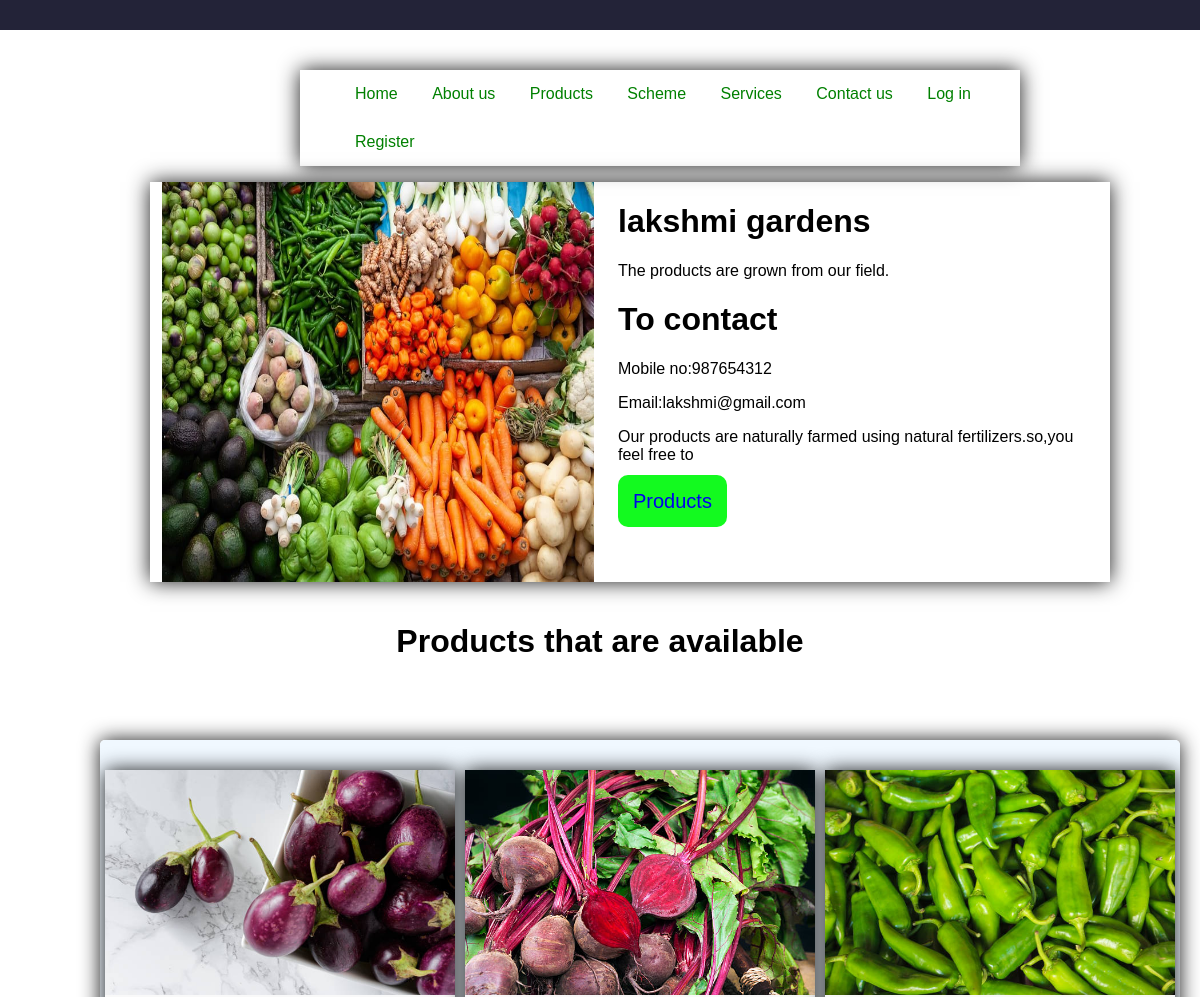
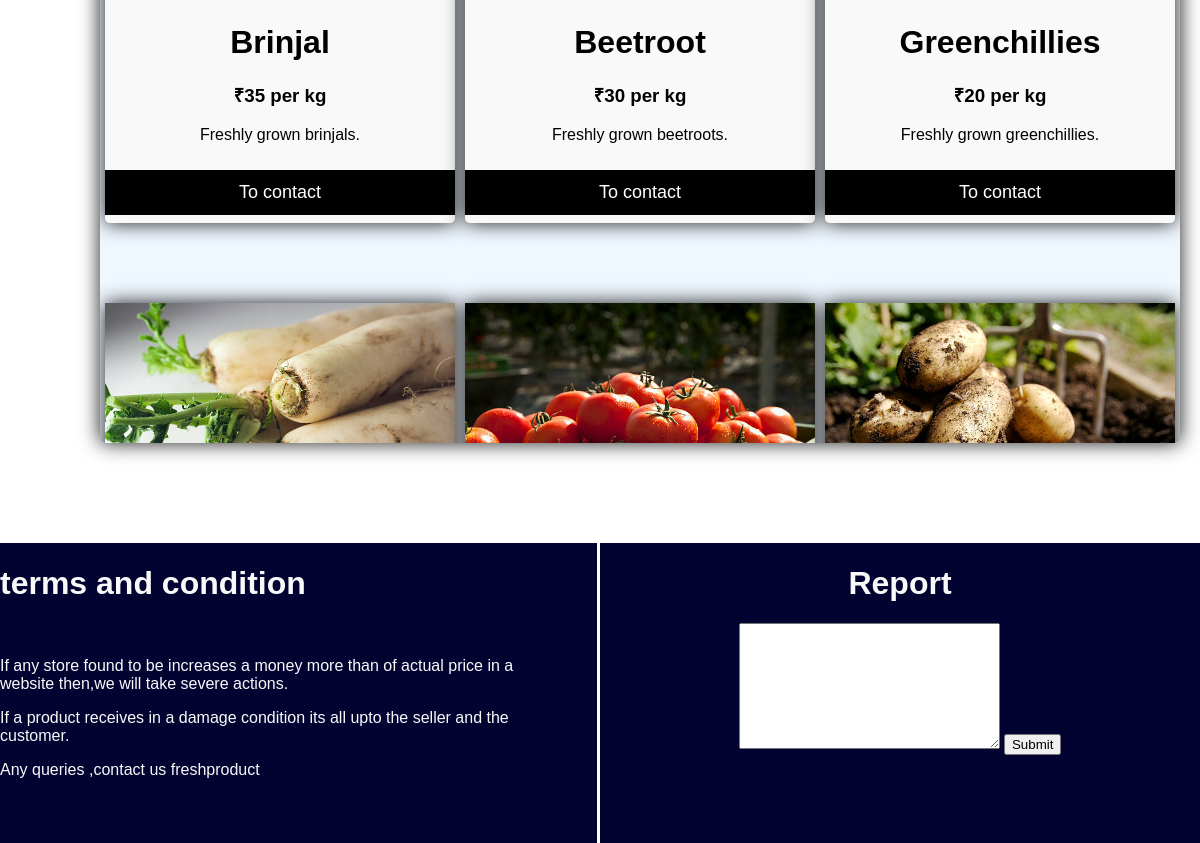
/empty.php?username=lakshmi gardens, run on the app's committed database (2 pictures, top to bottom).
### tables this page shows
CREATE TABLE `prof` (
  `username` varchar(50) NOT NULL,
  `password` text NOT NULL,
  `email` text NOT NULL,
  `phonenumber` int(10) NOT NULL,
  `address` varchar(80) NOT NULL,
  `imagepath` varchar(50) NOT NULL,
  `description` varchar(80) NOT NULL
);

CREATE TABLE `productcard` (
  `username` text NOT NULL,
  `proname` text NOT NULL,
  `proimage` text NOT NULL,
  `price` int(50) NOT NULL,
  `producttype` varchar(50) NOT NULL,
  `description` varchar(80) NOT NULL
);

### empty.php (the view, shortened to what this page needs)
<?php
    $conn = mysqli_connect('localhost', 'root', 'MySQL8.0.39', 'profile') or die('Connection failed');
    if(isset($_GET['username'])) {
        $username = $_GET['username'];
        $query = "SELECT * FROM prof WHERE username = '$username'";
        $result = mysqli_query($conn, $query);
        if(mysqli_num_rows($result) > 0) {
            $row = mysqli_fetch_assoc($result);
            $phone = $row['phonenumber'];
            $email = $row['email'];
            $discr = $row['description'];
            $imgprof = $row['imagepath'];
        } else {
            echo "User not found!";
            exit;
        }
        $product_query = "SELECT * FROM productcard WHERE username = '$username'";
        $product_result = mysqli_query($conn, $product_query);
    } else {
        echo "Username parameter is missing!";
        exit;
    }
?>
<!DOCTYPE html>
<html lang="en">
<head>
</head>
<body>
      <div id="top"></div>
    <div id="na" class="nav-top">
        <ul>
            <li>
                <a href="index.html">Home</a>
            </li>
            <li>
                <a href="index.html#ab">About us</a>
            </li>
            <li>
                <a href="index.html#pr">Products</a>
            </li>
            <li>
                <a href="index.html#sc">Scheme</a>
            </li>
            <li>
                <a href="index.html#se">Services</a>
            </li>
            <li>
                <a href="index.html#co">Contact us</a>
            </li>
            <li>
                <a href="login.php">Log in</a>
            </li>
            <li>
                <a href="proreg.html">Register</a>
            </li>
        </ul>
    </div>
    <div class="mainbar">
        <div class="left">
         <img id="imgprof" src="<?php echo $imgprof; ?>" alt="">
        </div>
        <div class="right">
            <h1 id="username"> <?php echo $username; ?></h1>
            <p>The products are grown from our field.</p>
            <H1>To contact</H1>
            <p>Mobile no:<span id="phone"><?php echo $phone; ?></span></p>
            <p>Email:<span id="email"><?php echo $email; ?></span></p>
            <p id="discr" ><?php echo $discr; ?></p>
        <a href="#pp" style="text-decoration: none;
        font-size: 20px;
        background-color: rgb(19, 250, 31);
        padding: 15px;
        border-radius: 10px;
        position: relative;
        top: 10px;
        ">Products</a>
        </div>
    </div>
    <h1 style="text-align: center; position: relative; top: 20px;">Products that are available</h1>
    <div id="pp" class="container">
    <?php
            if(mysqli_num_rows($product_result) > 0) {
                while($product_row = mysqli_fetch_assoc($product_result)) {
                    echo '<div class="productlist">';
                    echo '<img src="' . $product_row['proimage'] . '" alt="' . $product_row['proname'] . '" width="100%" height="50%">';
                    echo '<h1>' . $product_row['proname'] . '</h1>';
                    echo '<h3 class="price">&#8377;' . $product_row['price'] . ' per kg </h3>';
                    echo '<p>' . $product_row['description'] . '</p>';
                    echo '<p><button>To contact</button></p>';
                    echo '</div>';
                }
            } else {
                echo "No products found for this user.";
            }
        ?>
    </div>
    <div class="repot" style="height: 300px; width: 100%; position: relative;
    top: 100px;
    display: flex;
    justify-content: space-between;
    color: #f9f9f9;
    background-color: rgb(3, 3, 49);
    ">
        <div class="left">
            <h1 >terms and condition</h1><br>
            <p>If any store found to be increases a money more than of actual price in a website then,we will take severe actions.</p>
            <p>If a product receives in a damage condition its all upto the seller and the customer.</p>
            <p>Any queries ,contact us freshproduct</p>
        </div>
        <div style=" border-left: 3px solid rgb(253, 253, 253); text-align: center;" class="right">
            <h1>Report</h1>
            <textarea name="" id="" cols="30" rows="8"></textarea>
            <input type="submit">
        </div>
    </div>
</body>
</html>

### empty.php (style rules this page uses)
#top { height: 30px; width: 100%; background-color: rgb(35, 35, 56); }
body { font-family: Arial, sans-serif; margin: 0; padding: 0; }
#na { box-shadow: 0 0 20px rgba(0, 0, 0, 0.9); width: 60%; position: relative; left: 25%; margin-top: 40px; }
.right { width: 50%; }

### data on the page
prof: imagepath (picture), phonenumber "987654312", email "lakshmi@gmail.com", description "Our products are naturally farmed using natural fertilizers.so,you feel free to"
productcard: proimage (picture), proname "Brinjal", price "35", description "Freshly grown brinjals."
productcard: proimage (picture), proname "Beetroot", price "30", description "Freshly grown beetroots."
productcard: proimage (picture), proname "Greenchillies", price "20", description "Freshly grown greenchillies."
productcard: proimage (picture)
productcard: proimage (picture)
productcard: proimage (picture)

### other printed values
$username "lakshmi gardens"
